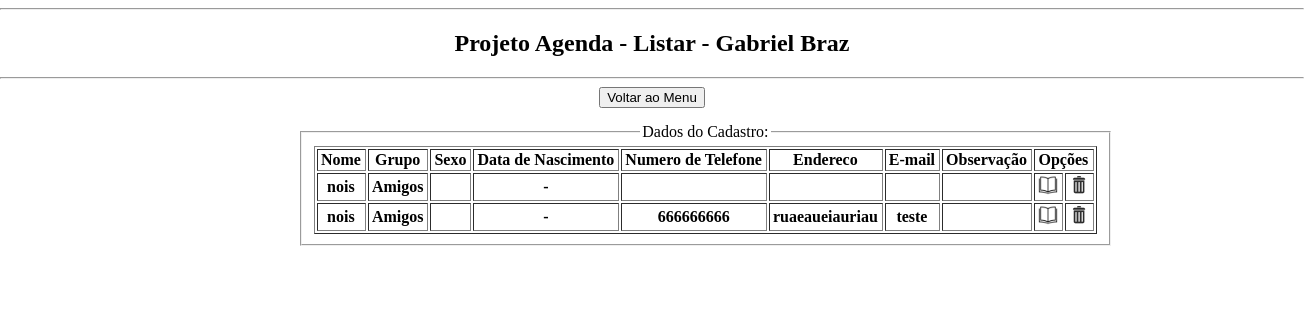
Before: /listar.php with the older database file.
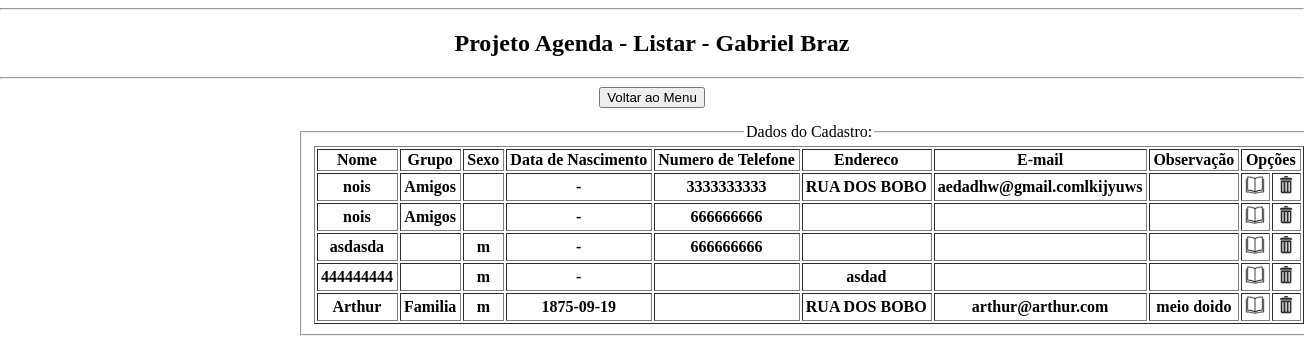
After: the same page with the newer database file.
### tables this page shows
CREATE TABLE `entidade` (
  `idEntidade` int(11) NOT NULL,
  `IdListaGrupo_Entidade` int(11) DEFAULT NULL,
  `primeiroNome` varchar(50) NOT NULL,
  `sobreNome` varchar(50) DEFAULT NULL,
  `ultimoNome` varchar(50) DEFAULT NULL,
  `sexo` char(1) DEFAULT NULL,
  `dataNascimento` date DEFAULT NULL,
  `apelido` varchar(50) DEFAULT NULL,
  `website` varchar(200) DEFAULT NULL,
  `Obs` varchar(200) DEFAULT NULL
);

CREATE TABLE `listagrupo` (
  `idListaGrupo` int(11) NOT NULL,
  `nome` varchar(20) NOT NULL
);

### listar.php (the view, shortened to what this page needs)
<!DOCTYPE HTML>
<html lang="pt-br">
	<head>
		<link rel="stylesheet" type="text/css" href="stylesheet.css" />
	</head>
	<body>
		<header>
			<hr>
			<h2><center>Projeto Agenda - Listar - Gabriel Braz</center></h2>
			<hr>
		</header>
		<nav>
			<center>
				<a href="index.html">
					<input type="button" value="Voltar ao Menu" name="index" align="center">
				</a>
			</center>
		</nav>
			<div class="listagrupo">
				<form action="" method="POST">
					<fieldset>
						<legend>
							Dados do Cadastro:
						</legend>
						<table border="1" style ="margin : 0 auto">
							<th>Nome</th>
							<th>Grupo</th>
							<th>Sexo</th>
							<th>Data de Nascimento</th>
							<th>Numero de Telefone</th>
							<th>Endereco</th>
							<th>E-mail</th>
							<th>Observação</th>
							<th colspan="2">Opções</th>
							<?php
								include "conexao.php";
								$sql = "SELECT entidade.idEntidade, entidade.primeiroNome,
											listagrupo.nome, entidade.sexo,
											entidade.dataNascimento, telefone.numero,
											endereco.rua, email.endereco, entidade.Obs
										FROM entidade
										LEFT JOIN listagrupo ON listagrupo.idListaGrupo = entidade.IdListaGrupo_Entidade
										LEFT JOIN telefone ON telefone.idEntidade_Telefone = entidade.idEntidade
										LEFT JOIN endereco ON endereco.idEntidade_Endereco = entidade.idEntidade
										LEFT JOIN email ON email.idEntidade_Email = entidade.idEntidade
										GROUP BY entidade.idEntidade";
								$contatos = $conex -> prepare($sql);
								$contatos -> execute();
								foreach($contatos as $bolacha)
								{
										$id = $bolacha['idEntidade'];
										$nome = $bolacha['primeiroNome'];
										$grupo = $bolacha['nome'];
										$sexo = $bolacha['sexo'];
										$nascimento = $bolacha['dataNascimento'];
										$celular = $bolacha['numero'];
										$endereco = $bolacha['rua'];
										$email = $bolacha['endereco'];
										$obs = $bolacha['Obs'];
										if($nascimento == "0000-00-00")
										{
												$nascimento = "-";
										} else
										{
											$data_nascimento =  date("d/m/Y",strtotime($bolacha['dataNascimento']));
										}
										echo "<tr>";
										echo "<th>".$nome."</th>";
										echo "<th>".$grupo."</th>";
										echo "<th align='center'>".$sexo."</th>";
										echo "<th align='center'>".$nascimento."</th>";
										echo "<th>".$celular."</th>";
										echo "<th>".$endereco."</th>";
										echo "<th>".$email."</th>";
										echo "<th>".$obs."</th>";
										echo "<th>
												<a href='listarExpandir.php?idExpansao=$id&nomeExpansao=$nome'>
													<img src='imagens/Expandir01.png' width='20px'>
												</a>
											  </th>";
										echo "<th>
												<a href='excluir.php?idExclusao=$id&nomeExclusao=$nome'>
													<img src='imagens/Lixo01.png' width='20px'>
												</a>
											  </th>";
										echo "</tr>";
								}
							?>
						</table>
					</fieldset>
				</form>
			</div>
	</body>
</html>

### stylesheet.css (style rules this page uses)
html, body { width: 100%; height: 100%; margin: 0 auto; text-align: center; }
div { max-width: 250px; margin: 0 auto; width: 50%; }
div.listagrupo { margin-left: 23%; }
form { margin-top: 15px; }
th { padding-left: 3px; padding-right: 4px; white-space: nowrap; }
fieldset { margin-bottom: 25px; margin-top: 10px; width: 75%; margin: 0 auto; }

Changed rows visible on the page:
shown differently, row unchanged: entidade (number 1 of 5 on the later page): celular (not shown) → "3333333333"; endereco (not shown) → "RUA DOS BOBO"; email (not shown) → "aedadhw@gmail.comlkijyuws"
shown differently, row unchanged: entidade (number 2 of 5 on the later page): endereco "ruaeaueiauriau" → (not shown); email "teste" → (not shown)
added entidade: primeiroNome "asdasda", sexo "m", dataNascimento "-", celular "666666666"
added entidade: primeiroNome "444444444", sexo "m", dataNascimento "-", endereco "asdad"
added entidade: primeiroNome "Arthur", IdListaGrupo_Entidade.nome "Familia", sexo "m", dataNascimento "1875-09-19", endereco "RUA DOS BOBO", email "arthur@arthur.com", Obs "meio doido"
